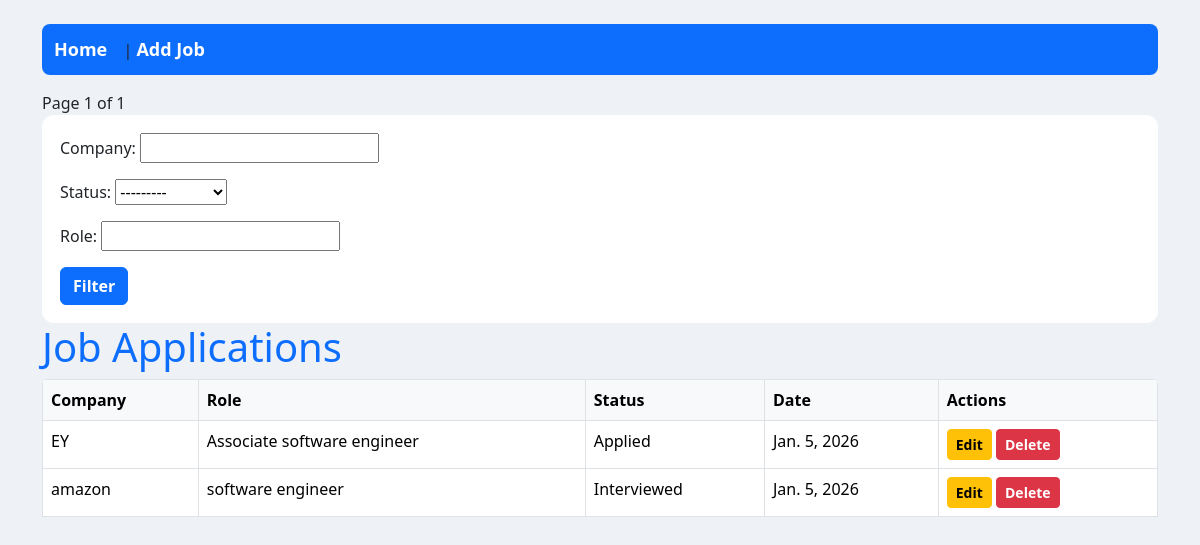
The app's page /jobs/ (signed in) with its own data.
### jobs/models.py (models this page shows, shortened)
class Job(models.Model):
    user = models.ForeignKey(User, on_delete=models.CASCADE)
    company = models.CharField(max_length=100)
    role = models.CharField(max_length=100)
    STATUS_CHOICES = [
        ('Applied', 'Applied'),
        ('Interviewed', 'Interviewed'),
        ('Rejected', 'Rejected'),
        ('Selected', 'Selected'),
    ]
    status = models.CharField(max_length=50, choices=STATUS_CHOICES)
    applied_date = models.DateField()
    notes = models.TextField(blank=True)

### jobs/views.py (the view)
# urls.py: path('', job_list, name='job_list'),
@login_required
def job_list(request):
    jobs = Job.objects.all()
    job_filter = JobFilter(request.GET, queryset=jobs)
    filtered_jobs = job_filter.qs
    paginator = Paginator(filtered_jobs, 10)
    page = request.GET.get('page')
    jobs = paginator.get_page(page)
    return render(request, 'jobs/job_list.html', {'jobs': jobs,'filter': job_filter})

### templates/jobs/job_list.html (shortened to what this page needs)
{% extends 'base.html' %}
{% block content %}
    <div class="pagination">
<span>Page {{ jobs.number }} of {{ jobs.paginator.num_pages }}</span>
</div>
    <form method="get" id="filterForm">
    {{ filter.form.as_p }}
    <button type="submit" class="btn btn-primary">Filter</button>
</form>
<h1>Job Applications</h1>
<div class="table-responsive rounded">
<table class="table table-bordered">
<tr>
<th>Company</th>
<th>Role</th>
<th>Status</th>
<th>Date</th>
    <th>Actions</th>
</tr>
{% for job in jobs %}
<tr>
<td>{{ job.company }}</td>
<td>{{ job.role }}</td>
<td>{{ job.status }}</td>
<td>{{ job.applied_date }}</td>
 <td>
            <a href="{% url 'edit_job' job.id %}" class="btn btn-sm btn-warning">Edit</a>
            <a href="{% url 'delete_job' job.id %}"
               class="btn btn-sm btn-danger"
               onclick="return confirm('Are you sure?');">
               Delete
            </a>
        </td>
</tr>
{% endfor %}
</table>
</div>
{% endblock %}

### templates/base.html (shortened to what this page needs)
<!DOCTYPE html>
{% load static %}
<html lang="en">
<head>
    <link rel="stylesheet" href="https://cdn.jsdelivr.net/npm/bootstrap@5.3.2/dist/css/bootstrap.min.css">
    <link rel="stylesheet" href="{% static 'css/style.css' %}">
</head>
<body class="container mt-4">
<nav class="mb-3">
    <a href="{% url 'job_list' %}">Home</a> |
    <a href="{% url 'add_job' %}">Add Job</a>
</nav>
{% block content %}
{% endblock %}
</body>
</html>

### static/css/style.css (style rules this page uses)
body { background-color: #eef2f7; }
nav a { color: white; font-size: 16px; margin-right: 12px; text-decoration: none; }
nav { background-color: #0d6efd; padding: 12px; border-radius: 8px; }
nav a { color: white !important; font-size: 18px; font-weight: 700; }
form { background-color: white; padding: 18px; border-radius: 12px; }
h1, h2 { color: #0d6efd; }
table { background-color: white; border-radius: 10px; }
.table-bordered th { background-color: #f8f9fa; }
.btn { font-weight: bold; }

### records on screen
Job: company "EY", role "Associate software engineer", status "Applied", applied_date "Jan. 5, 2026"
Job: company "amazon", role "software engineer", status "Interviewed", applied_date "Jan. 5, 2026"

### other values on screen
{{ jobs.number }} "1"
{{ jobs.paginator.num_pages }} "1"
